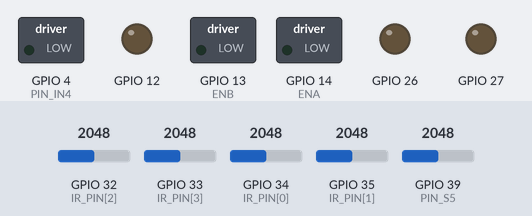
A sketch run on a simulated ESP32. Parts: switched loads named in the sketch (green lamp = pin HIGH), output pins drawn as LEDs (lit = HIGH). Inputs (shaded band) come from the test bench; at power-on: GPIO 32 (IR_PIN[2]) = 2048, GPIO 33 (IR_PIN[3]) = 2048, GPIO 34 (IR_PIN[0]) = 2048, GPIO 35 (IR_PIN[1]) = 2048, GPIO 39 (PIN_S5) = 2048 (analog values on the 0–4095 scale). What the sketch prints to the serial monitor is not drawn.

Above: at 0.1 s.
At 2.1 s:
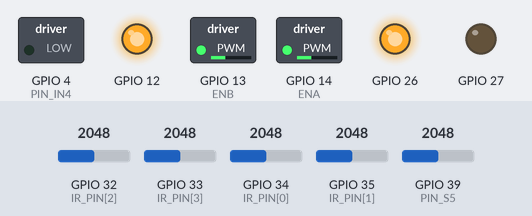
At 5.2 s:
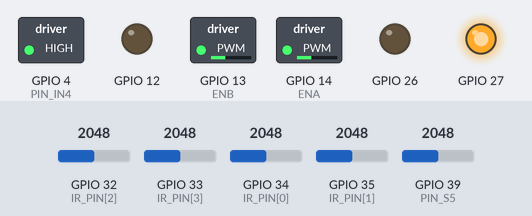
Timing chart, 0 to 7.7 s (numbered marks = the images above):
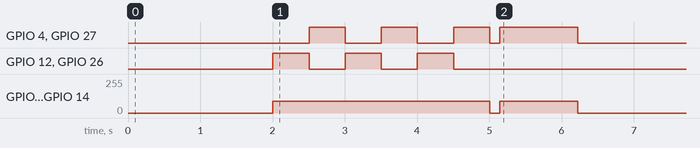

Measured:
- by itself, GPIO 4 (PIN_IN4), GPIO 27: goes LOW 0.50 s, HIGH 0.50 s, LOW 0.50 s, HIGH 0.50 s, LOW 0.14 s, HIGH 1.1 s, then LOW
- by itself, GPIO 13 (ENB), GPIO 14 (ENA): 90/255 → 0/255 at 5.0 s, → 90/255 0.14 s later, → 0/255 1.1 s later

The sketch:

line_follower.ino
```cpp
// line_follower.ino -- ESP32-WROOM-32, Arduino framework. Task 9 (uses Tasks 1 and 3 logic).
// Build: Arduino-ESP32 core 2.0.x or 3.x. Hardware per Appendix A with the two documented deviations below.
#include <Arduino.h>
#include "line_logic.h"
using namespace lms;

// ------------------------------------------------------------------ PIN MAP
// Appendix A, with two engineering corrections (see docs/theory_notes.pdf, Task 6):
//  * IN4 on GPIO11: GPIO6-11 are wired to the module's SPI flash on ESP32-WROOM-32 -> using it crashes the chip.
//    Remapped to GPIO4.
//  * IR_S5 on GPIO25 is ADC2_CH8 (not ADC1). ADC2 cannot be read while Wi-Fi is on (Task 7) -> use GPIO39 (ADC1_CH3).
// Define APPENDIX_STRICT_PINS to compile with the literal Appendix mapping.
#ifdef APPENDIX_STRICT_PINS
  #define PIN_S5  25
  #define PIN_IN4 11
#else
  #define PIN_S5  39
  #define PIN_IN4 4
#endif
static const uint8_t IR_PIN[N] = {34, 35, 32, 33, PIN_S5};
static const uint8_t ENA = 14, IN1 = 27, IN2 = 26;       // left motor
static const uint8_t ENB = 13, IN3 = 12, IN4 = PIN_IN4;  // right motor (GPIO12 is a boot-strap pin: fit 10k pull-down)

// ------------------------------------------------------------------ CONFIG
static const uint32_t LOOP_US   = 10000;   // 100 Hz. 200 Hz x ~60 char telemetry would exceed 115200 baud.
static const int      PWM_HZ    = 5000;    // L298N bipolar outputs switch slowly; 5 kHz keeps heating low
static const bool     LEFT_INV  = false, RIGHT_INV = false;   // flip if a motor spins backwards
static const int      CAL_SPD   = 90;      // pivot speed during calibration
static const uint32_t CAL_MS    = 3000;

Calib cal;
LineFollower lf;                           // default Params = tuned gains from line_logic.h

// ------------------------------------------------------------------ PWM shim (core 2.x vs 3.x)
#if defined(ESP_ARDUINO_VERSION_MAJOR) && ESP_ARDUINO_VERSION_MAJOR >= 3
  static void pwmBegin()                 { ledcAttach(ENA, PWM_HZ, 8); ledcAttach(ENB, PWM_HZ, 8); }
  static void pwmPut(uint8_t pin, int d) { ledcWrite(pin, d); }
#else
  static void pwmBegin()                 { ledcSetup(0, PWM_HZ, 8); ledcAttachPin(ENA, 0); ledcSetup(1, PWM_HZ, 8); ledcAttachPin(ENB, 1); }
  static void pwmPut(uint8_t pin, int d) { ledcWrite(pin == ENA ? 0 : 1, d); }
#endif

// cmd in [-255,255]; sign = direction, magnitude = PWM duty on the L298N enable pin
static void drive(uint8_t inA, uint8_t inB, uint8_t en, int cmd, bool inv) {
  if (inv) cmd = -cmd;
  cmd = clampMotor(cmd, 255);
  digitalWrite(inA, cmd > 0); digitalWrite(inB, cmd < 0);     // 0 -> both LOW = coast
  pwmPut(en, abs(cmd));
}
static void setMotors(int l, int r) { drive(IN1, IN2, ENA, l, LEFT_INV); drive(IN3, IN4, ENB, r, RIGHT_INV); }

// ------------------------------------------------------------------ SENSORS
static void readRaw(int raw[N]) {
  for (int i = 0; i < N; i++) raw[i] = (analogRead(IR_PIN[i]) + analogRead(IR_PIN[i])) / 2;  // 2x oversample
}
static void readNorm(float s[N], int raw[N]) {
  readRaw(raw);
  for (int i = 0; i < N; i++) s[i] = denoise(normalise(raw[i], cal.mn[i], cal.mx[i]));
}

static void calibrate() {
  calibReset(cal);
  uint32_t t0 = millis(); int raw[N];
  while (millis() - t0 < CAL_MS) {                       // wiggle left/right so every sensor sees line AND floor
    int dir = (((millis() - t0) / 500) % 2) ? 1 : -1;
    setMotors(dir * CAL_SPD, -dir * CAL_SPD);
    readRaw(raw); calibUpdate(cal, raw); delay(5);
  }
  setMotors(0, 0);
  for (int i = 0; i < N; i++)
    Serial.printf("# cal S%d min=%d max=%d%s\n", i + 1, cal.mn[i], cal.mx[i], (cal.mx[i]-cal.mn[i] < 200) ? "  <-- WEAK/DEAD SENSOR" : "");
}

// ------------------------------------------------------------------ ARDUINO
void setup() {
  Serial.begin(115200);
  const uint8_t outs[] = {IN1, IN2, IN3, IN4, ENA, ENB};
  for (uint8_t p : outs) { pinMode(p, OUTPUT); digitalWrite(p, LOW); }   // motors off before anything else
  analogReadResolution(12);                                              // 0..4095
  analogSetAttenuation(ADC_11db);                                        // full 0..3.3 V range
  pwmBegin();
  Serial.println("# t_us,raw1..raw5,pos,u,L,R,state");
  delay(2000);                                                           // time to place robot on the line
  calibrate();
}

void loop() {
  static uint32_t next = micros(), last = micros();
  while ((int32_t)(micros() - next) < 0) { }                             // fixed-rate loop
  next += LOOP_US;
  uint32_t now = micros(); float dt = (now - last) * 1e-6f; last = now;

  int raw[N]; float s[N];
  readNorm(s, raw);
  Output o = lf.step(s, dt, millis());
  setMotors(o.left, o.right);                                            // ST_STOP gives 0,0

  // telemetry every iteration (spec). Comment out / decimate if loop time drifts.
  Serial.printf("%lu,%d,%d,%d,%d,%d,%.3f,%.1f,%d,%d,%d\n", (unsigned long)now,
                raw[0], raw[1], raw[2], raw[3], raw[4], o.err, o.u, o.left, o.right, (int)o.st);
}
```

line_logic.h
```cpp
// line_logic.h -- hardware-independent logic (runs on ESP32 AND on a PC for testing)
// Covers Task 1 (centroid + clamp), Task 3 (PID) and Task 9 (lost-line handling).
#pragma once
#include <stdint.h>
#include <math.h>

namespace lms {

static const int N = 5;
static const float W[N] = {-2.f, -1.f, 0.f, 1.f, 2.f};   // sensor position weights (Appendix A)

// ---------------------------------------------------------------- Task 1.1
// Weighted centroid: pos = sum(w_i * s_i) / sum(s_i).
// Returns false (and leaves pos untouched) when total signal ~ 0 -> "no line seen".
// Negative inputs are treated as 0 (spec says non-negative; this is defensive).
inline bool computeCentroid(const float s[N], float &pos, float eps = 1e-3f) {
  float num = 0.f, den = 0.f;
  for (int i = 0; i < N; i++) {
    float v = s[i] > 0.f ? s[i] : 0.f;
    num += W[i] * v;
    den += v;
  }
  if (den <= eps) return false;       // explicit all-zero case: never divide by zero
  pos = num / den;
  return true;
}

// ---------------------------------------------------------------- Task 1.2
// Clamp a signed motor command to +/-maxMag. Sign is preserved by construction.
inline int clampMotor(int cmd, int maxMag) {
  if (maxMag < 0) maxMag = -maxMag;   // tolerate a negative "max"
  if (cmd >  maxMag) return  maxMag;
  if (cmd < -maxMag) return -maxMag;
  return cmd;
}

// ---------------------------------------------------------------- Calibration
struct Calib { int mn[N]; int mx[N]; };
inline void calibReset(Calib &c) { for (int i = 0; i < N; i++) { c.mn[i] = 4095; c.mx[i] = 0; } }
inline void calibUpdate(Calib &c, const int raw[N]) {
  for (int i = 0; i < N; i++) {
    if (raw[i] < c.mn[i]) c.mn[i] = raw[i];
    if (raw[i] > c.mx[i]) c.mx[i] = raw[i];
  }
}
// raw ADC -> 0..1 (1 = black line). A sensor whose span is tiny is dead/unplugged -> 0.
inline float normalise(int raw, int mn, int mx, int minSpan = 200) {
  int span = mx - mn;
  if (span < minSpan) return 0.f;
  float v = (float)(raw - mn) / (float)span;
  return v < 0.f ? 0.f : (v > 1.f ? 1.f : v);
}
// Remove the white-surface noise floor, otherwise 4 "white" sensors bias the centroid toward 0.
inline float denoise(float n, float floorV = 0.12f) {
  float v = (n - floorV) / (1.f - floorV);
  return v > 0.f ? v : 0.f;
}

// ---------------------------------------------------------------- PID
struct PID {
  float kp, ki, kd;
  float iLimit;      // clamp on the integral TERM (in motor counts)
  float iGate;       // only integrate while |err| < iGate (stops windup in sharp turns)
  float dAlpha;      // 0..1 low-pass factor on the derivative (1 = no filtering)
  float uLimit;      // clamp on total PID output (stops D-kick from a single bad sample, e.g. a bump)
  float integ, prevErr, dFilt; bool first;

  PID(float p = 0, float i = 0, float d = 0, float il = 30, float ig = 1.0f, float da = 0.35f, float ul = 160.f)
    : kp(p), ki(i), kd(d), iLimit(il), iGate(ig), dAlpha(da), uLimit(ul), integ(0), prevErr(0), dFilt(0), first(true) {}

  void reset() { integ = 0; prevErr = 0; dFilt = 0; first = true; }

  float update(float err, float dt) {
    if (dt <= 1e-4f) dt = 1e-4f;
    if (first) { prevErr = err; first = false; }          // no derivative kick on first sample
    if (fabsf(err) < iGate && ki > 0.f) {                 // conditional integration
      integ += err * dt;
      float lim = iLimit / ki;                            // clamp integral term, not the raw sum
      if (integ >  lim) integ =  lim;
      if (integ < -lim) integ = -lim;
    }
    float rawD = (err - prevErr) / dt;
    dFilt += dAlpha * (rawD - dFilt);                     // 1st-order low-pass on D
    prevErr = err;
    float u = kp * err + ki * integ + kd * dFilt;
    if (u >  uLimit) u =  uLimit;
    if (u < -uLimit) u = -uLimit;
    return u;
  }
};

// ---------------------------------------------------------------- Controller + lost-line FSM
enum State { ST_FOLLOW = 0, ST_COAST = 1, ST_SEARCH = 2, ST_STOP = 3 };

struct Params {
  float kp = 60.f, ki = 0.4f, kd = 12.f;  // chosen from src/python/sim.py sweep (docs/theory_notes.pdf, Task 3)
  int   baseSpeed  = 150;     // PWM counts (0..255) on straights
  int   slowGain   = 35;      // speed reduction per unit |error| (slow down in turns)
  int   maxCmd     = 255;
  int   searchSpd  = 90;      // pivot speed while searching
  float lostSum    = 0.25f;   // sum of denoised sensors below this = line lost
  uint32_t coastMs = 120;     // bridge short drop-outs (bumps / gaps) with last command
  uint32_t searchMs= 1200;    // then pivot toward last-seen side; after this, STOP
};

struct Output { int left, right; State st; float err; float u; bool valid; };

class LineFollower {
 public:
  Params p; PID pid;
  explicit LineFollower(const Params &pp = Params())
    : p(pp), pid(pp.kp, pp.ki, pp.kd, 30.f, 1.0f, 0.35f) { reset(); }

  void reset() {
    pid.reset(); lastErr = 0; lastL = lastR = 0; lostSince = 0; lost = false; stopped = false;
  }

  // s[] = normalised + denoised sensor values (0..1), dt in seconds, now in ms.
  Output step(const float s[N], float dt, uint32_t nowMs) {
    Output o{0, 0, ST_FOLLOW, 0.f, 0.f, false};
    float sum = 0; for (int i = 0; i < N; i++) sum += s[i];
    float pos = 0;
    bool valid = computeCentroid(s, pos) && sum >= p.lostSum;

    if (stopped) { o.st = ST_STOP; return o; }          // latched safe stop until reset()

    if (valid) {
      lost = false;
      float u = pid.update(pos, dt);                    // +err = line on the RIGHT -> turn right
      int base = p.baseSpeed - (int)(p.slowGain * fabsf(pos));
      o.left  = clampMotor(base + (int)u, p.maxCmd);    // turn right: left faster, right slower
      o.right = clampMotor(base - (int)u, p.maxCmd);
      o.err = pos; o.u = u; o.valid = true; o.st = ST_FOLLOW;
      lastErr = pos; lastL = o.left; lastR = o.right;
      return o;
    }

    if (!lost) { lost = true; lostSince = nowMs; }
    uint32_t dur = nowMs - lostSince;
    o.err = lastErr;
    if (dur < p.coastMs) {                              // 1) bridge: hold last good command
      o.left = lastL; o.right = lastR; o.st = ST_COAST;
    } else if (dur < p.searchMs) {                      // 2) pivot toward side where line vanished
      pid.reset();
      int sgn = (lastErr >= 0) ? 1 : -1;
      o.left  = clampMotor( sgn * p.searchSpd, p.maxCmd);
      o.right = clampMotor(-sgn * p.searchSpd, p.maxCmd);
      o.st = ST_SEARCH;
    } else {                                            // 3) give up: safe stop (latched)
      stopped = true; o.st = ST_STOP;
    }
    return o;
  }

 private:
  float lastErr; int lastL, lastR; uint32_t lostSince; bool lost, stopped;
};

}  // namespace lms
```
